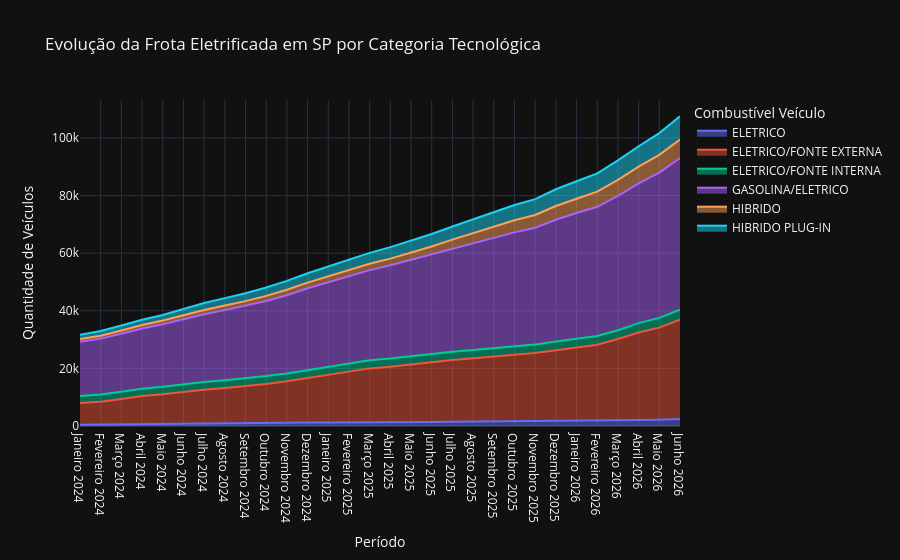

Notebook source saved alongside this figure:
### Markdown cell above
## 3. Visualização Interativa: Compartimentação por Tipo de Combustível

### Code cell
# Agrupamento para analisar a transição energética por categoria tecnológica
evolucao_combustivel = (
    eletricos_sp.groupby(["Ano_Ref", "Mes_Ref", "Mes_Nome", "Combustível Veículo"])["Qtd. Veículos"]
    .sum()
    .reset_index()
    .sort_values(["Ano_Ref", "Mes_Ref"])
)
evolucao_combustivel["Data"] = evolucao_combustivel["Mes_Nome"] + " " + evolucao_combustivel["Ano_Ref"].astype(str)

# Gráfico de Área Empilhada com Plotly para portfólio dinâmico
fig_comb = px.area(
    evolucao_combustivel, 
    x="Data", 
    y="Qtd. Veículos", 
    color="Combustível Veículo",
    title="Evolução da Frota Eletrificada em SP por Categoria Tecnológica",
    labels={"Qtd. Veículos": "Quantidade de Veículos", "Data": "Período"},
    template="plotly_dark"
)
fig_comb.update_layout(xaxis={"categoryorder": "trace"})
fig_comb.show()

### Figure 1 — Plotly figure (JSON) as saved in the notebook; plotly's stock layout.template omitted (floating-point values rounded to 4 significant figures)
{"data": [{"fillpattern": {"shape": ""}, "hovertemplate": "Combustível Veículo=ELETRICO<br>Período=%{x}<br>Quantidade de Veículos=%{y}<extra></extra>", "legendgroup": "ELETRICO", "line": {"color": "#636efa"}, "marker": {"symbol": "circle"}, "mode": "lines", "name": "ELETRICO", "orientation": "v", "showlegend": true, "stackgroup": "1", "type": "scatter", "x": ["Janeiro 2024", "Fevereiro 2024", "Março 2024", "Abril 2024", "Maio 2024", "Junho 2024", "Julho 2024", "Agosto 2024", "Setembro 2024", "Outubro 2024", "Novembro 2024", "Dezembro 2024", "Janeiro 2025", "Fevereiro 2025", "Março 2025", "Abril 2025", "Maio 2025", "Junho 2025", "Julho 2025", "Agosto 2025", "Setembro 2025", "Outubro 2025", "Novembro 2025", "Dezembro 2025", "Janeiro 2026", "Fevereiro 2026", "Março 2026", "Abril 2026", "Maio 2026", "Junho 2026"], "xaxis": "x", "y": [428, 519, 621, 700, 767, 837, 891, 968, 1009, 1091, 1175, 1187, 1202, 1186, 1210, 1265, 1333, 1363, 1460, 1507, 1593, 1672, 1712, 1837, 1885, 1944, 2006, 2071, 2205, 2459], "yaxis": "y"}, {"fillpattern": {"shape": ""}, "hovertemplate": "Combustível Veículo=ELETRICO/FONTE EXTERNA<br>Período=%{x}<br>Quantidade de Veículos=%{y}<extra></extra>", "legendgroup": "ELETRICO/FONTE EXTERNA", "line": {"color": "#EF553B"}, "marker": {"symbol": "circle"}, "mode": "lines", "name": "ELETRICO/FONTE EXTERNA", "orientation": "v", "showlegend": true, "stackgroup": "1", "type": "scatter", "x": ["Janeiro 2024", "Fevereiro 2024", "Março 2024", "Abril 2024", "Maio 2024", "Junho 2024", "Julho 2024", "Agosto 2024", "Setembro 2024", "Outubro 2024", "Novembro 2024", "Dezembro 2024", "Janeiro 2025", "Fevereiro 2025", "Março 2025", "Abril 2025", "Maio 2025", "Junho 2025", "Julho 2025", "Agosto 2025", "Setembro 2025", "Outubro 2025", "Novembro 2025", "Dezembro 2025", "Janeiro 2026", "Fevereiro 2026", "Março 2026", "Abril 2026", "Maio 2026", "Junho 2026"], "xaxis": "x", "y": [7529, 7886, 8779, 9694, 10236, 11085, 11695, 12182, 12745, 13492, 14324, 15374, 16472, 17642, 18795, 19324, 20070, 20785, 21452, 22020, 22607, 23174, 23613, 24487, 25415, 26283, 28222, 30400, 31948, 34439], "yaxis": "y"}, {"fillpattern": {"shape": ""}, "hovertemplate": "Combustível Veículo=ELETRICO/FONTE INTERNA<br>Período=%{x}<br>Quantidade de Veículos=%{y}<extra></extra>", "legendgroup": "ELETRICO/FONTE INTERNA", "line": {"color": "#00cc96"}, "marker": {"symbol": "circle"}, "mode": "lines", "name": "ELETRICO/FONTE INTERNA", "orientation": "v", "showlegend": true, "stackgroup": "1", "type": "scatter", "x": ["Janeiro 2024", "Fevereiro 2024", "Março 2024", "Abril 2024", "Maio 2024", "Junho 2024", "Julho 2024", "Agosto 2024", "Setembro 2024", "Outubro 2024", "Novembro 2024", "Dezembro 2024", "Janeiro 2025", "Fevereiro 2025", "Março 2025", "Abril 2025", "Maio 2025", "Junho 2025", "Julho 2025", "Agosto 2025", "Setembro 2025", "Outubro 2025", "Novembro 2025", "Dezembro 2025", "Janeiro 2026", "Fevereiro 2026", "Março 2026", "Abril 2026", "Maio 2026", "Junho 2026"], "xaxis": "x", "y": [2474, 2504, 2529, 2560, 2595, 2631, 2666, 2692, 2718, 2736, 2742, 2758, 2770, 2792, 2811, 2824, 2847, 2849, 2865, 2882, 2895, 2902, 2929, 2980, 2988, 3011, 3028, 3253, 3387, 3451], "yaxis": "y"}, {"fillpattern": {"shape": ""}, "hovertemplate": "Combustível Veículo=GASOLINA/ELETRICO<br>Período=%{x}<br>Quantidade de Veículos=%{y}<extra></extra>", "legendgroup": "GASOLINA/ELETRICO", "line": {"color": "#ab63fa"}, "marker": {"symbol": "circle"}, "mode": "lines", "name": "GASOLINA/ELETRICO", "orientation": "v", "showlegend": true, "stackgroup": "1", "type": "scatter", "x": ["Janeiro 2024", "Fevereiro 2024", "Março 2024", "Abril 2024", "Maio 2024", "Junho 2024", "Julho 2024", "Agosto 2024", "Setembro 2024", "Outubro 2024", "Novembro 2024", "Dezembro 2024", "Janeiro 2025", "Fevereiro 2025", "Março 2025", "Abril 2025", "Maio 2025", "Junho 2025", "Julho 2025", "Agosto 2025", "Setembro 2025", "Outubro 2025", "Novembro 2025", "Dezembro 2025", "Janeiro 2026", "Fevereiro 2026", "Março 2026", "Abril 2026", "Maio 2026", "Junho 2026"], "xaxis": "x", "y": [18793, 19419, 20128, 20922, 21706, 22583, 23520, 24391, 25233, 26107, 27169, 28495, 29458, 30326, 31307, 32394, 33464, 34550, 35783, 36983, 38217, 39479, 40567, 42279, 43636, 44874, 46636, 48486, 50444, 52653], "yaxis": "y"}, {"fillpattern": {"shape": ""}, "hovertemplate": "Combustível Veículo=HIBRIDO<br>Período=%{x}<br>Quantidade de Veículos=%{y}<extra></extra>", "legendgroup": "HIBRIDO", "line": {"color": "#FFA15A"}, "marker": {"symbol": "circle"}, "mode": "lines", "name": "HIBRIDO", "orientation": "v", "showlegend": true, "stackgroup": "1", "type": "scatter", "x": ["Janeiro 2024", "Fevereiro 2024", "Março 2024", "Abril 2024", "Maio 2024", "Junho 2024", "Julho 2024", "Agosto 2024", "Setembro 2024", "Outubro 2024", "Novembro 2024", "Dezembro 2024", "Janeiro 2025", "Fevereiro 2025", "Março 2025", "Abril 2025", "Maio 2025", "Junho 2025", "Julho 2025", "Agosto 2025", "Setembro 2025", "Outubro 2025", "Novembro 2025", "Dezembro 2025", "Janeiro 2026", "Fevereiro 2026", "Março 2026", "Abril 2026", "Maio 2026", "Junho 2026"], "xaxis": "x", "y": [958, 1028, 1103, 1213, 1316, 1433, 1510, 1575, 1651, 1755, 1894, 1973, 2065, 2134, 2213, 2292, 2470, 2748, 3134, 3534, 3938, 4205, 4424, 4789, 4972, 5274, 5586, 5845, 6132, 6425], "yaxis": "y"}, {"fillpattern": {"shape": ""}, "hovertemplate": "Combustível Veículo=HIBRIDO PLUG-IN<br>Período=%{x}<br>Quantidade de Veículos=%{y}<extra></extra>", "legendgroup": "HIBRIDO PLUG-IN", "line": {"color": "#19d3f3"}, "marker": {"symbol": "circle"}, "mode": "lines", "name": "HIBRIDO PLUG-IN", "orientation": "v", "showlegend": true, "stackgroup": "1", "type": "scatter", "x": ["Janeiro 2024", "Fevereiro 2024", "Março 2024", "Abril 2024", "Maio 2024", "Junho 2024", "Julho 2024", "Agosto 2024", "Setembro 2024", "Outubro 2024", "Novembro 2024", "Dezembro 2024", "Janeiro 2025", "Fevereiro 2025", "Março 2025", "Abril 2025", "Maio 2025", "Junho 2025", "Julho 2025", "Agosto 2025", "Setembro 2025", "Outubro 2025", "Novembro 2025", "Dezembro 2025", "Janeiro 2026", "Fevereiro 2026", "Março 2026", "Abril 2026", "Maio 2026", "Junho 2026"], "xaxis": "x", "y": [1474, 1635, 1713, 1806, 1915, 2095, 2408, 2577, 2729, 2901, 3083, 3261, 3418, 3575, 3773, 3989, 4214, 4379, 4580, 4786, 4972, 5280, 5526, 5818, 6061, 6337, 6720, 7067, 7568, 8092], "yaxis": "y"}], "layout": {"legend": {"title": {"text": "Combustível Veículo"}, "tracegroupgap": 0}, "title": {"text": "Evolução da Frota Eletrificada em SP por Categoria Tecnológica"}, "xaxis": {"anchor": "y", "categoryorder": "trace", "domain": [0, 1], "title": {"text": "Período"}}, "yaxis": {"anchor": "x", "domain": [0, 1], "title": {"text": "Quantidade de Veículos"}}}}
